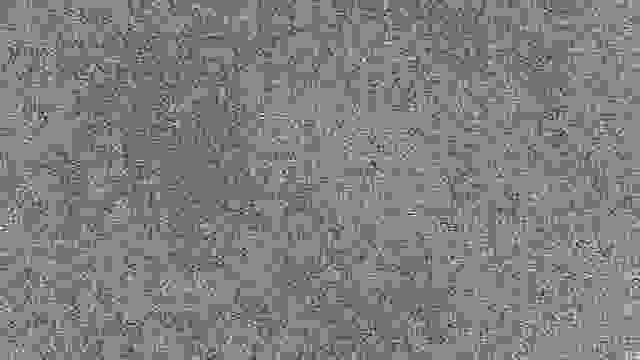
#> input picture Programmes et ressouces de tests/Ressources/black.jpg, 640 x 360 px
$ python 'test objet.py'
#> lines starting #> are read from the running program, lines starting #| are printed output that depends on the picture
# -*- coding: utf-8 -*-
"""
Librairie de Batiste

@author: batis
"""

# import the necessary packages
# from picamera.array import PiRGBArray
# from picamera import PiCamera
import time
import cv2
import numpy as np


# Image de fond de la liste des ID des couleurs et valeurs de cartes
image = cv2.imread("Ressources/black.jpg")
#> image is the input picture: shape (360, 640, 3); min 5, max 14, mean 9.52

fichier = open("Ressources/list_ID.txt")
#> (reads Programmes et ressouces de tests/Ressources/list_ID.txt from the repository)
a = fichier.readlines()

# Ajout du texte des ID sur le fond noir
# Ajout de texte sur l'image (Image, Position de départ, ocv.FONT_XX, taille, couleur, épaisseur)
cv2.putText(image, a[0].rstrip("\n"), (10, 35), cv2.FONT_HERSHEY_COMPLEX, 1, (255, 255, 150), 2)
cv2.putText(image, a[1].rstrip("\n"), (10, 70), cv2.FONT_HERSHEY_COMPLEX, 1, (255, 255, 150), 2)
cv2.putText(image, a[2].rstrip("\n"), (10, 105), cv2.FONT_HERSHEY_COMPLEX, 1, (255, 255, 150), 2)
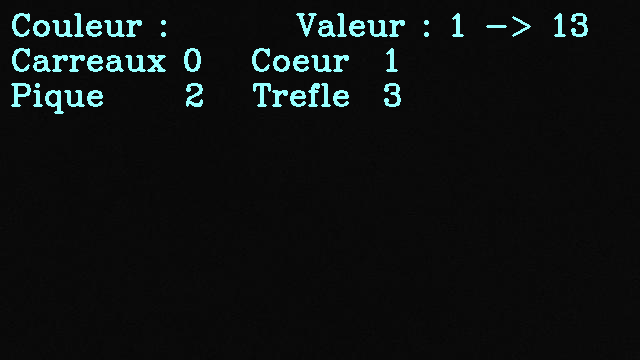
#> image: shape (360, 640, 3); mean B, G, R 17.3, 17.3, 14

# Affichage de la fenetre
cv2.imshow("Liste_ID", image)

cv2.waitKey(0)

#     Creation de la classe Robot
#     Affectation des arguments des objets liés à cette classe
#     Self -->"Self affectation"
class Carte:
    def __init__(self, valeur, couleur, position):
        self.valeur = valeur
        self.couleur = couleur
        self.position = position

    # Creation des "methodes" = Fonctions propres
    # OBJET.fonction --> execution de la routine
#        def change_pos(self):

class Joueur:
    def __init__(self, carte_1, carte_2, debout, cote):
        self.carte_1 = carte_1
        self.carte_2 = carte_2
        self.debout = debout
        self.cote = cote

#        def Affectation_main(self):
